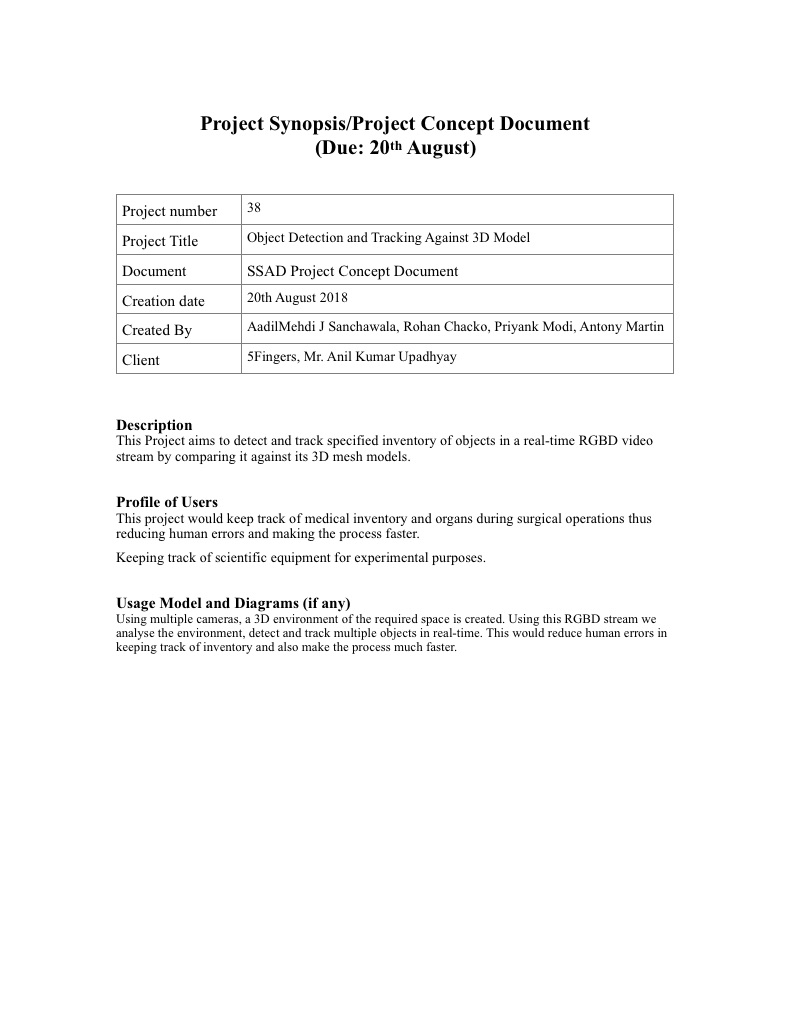
#> input picture document/Project Synopsis.jpg, 790 x 1024 px
$ python match.py --templatedir ../document
#> lines starting #> are read from the running program, lines starting #| are printed output that depends on the picture; after the words box and inside, x2 and y2 are one past the last pixel; in counts of white or black regions, pixels touching at a corner belong together
import numpy as np
import argparse
import imutils
import glob
import cv2
import os
import time


def template_processing(template_directory):
    """Extracts templates from template_directory &
       does some preprocessing on it"""
#> called with template_directory = '../document'

    templates = []
    tH = []
    tW = []

    for filename in os.listdir(template_directory):
        if filename.endswith(".jpg") or filename.endswith(".jpeg") or filename.endswith(".png"):
            templates.append(cv2.imread(args["templatedir"] + '/' + filename))
            templates[-1] = cv2.cvtColor(templates[-1], cv2.COLOR_BGR2GRAY)
            templates[-1] = cv2.Canny(templates[-1], 50, 100)
            tempH, tempW = templates[-1].shape[:2]
#> tempH = 1024; tempW = 790
            tH.append(tempH)
            tW.append(tempW)
            cv2.imshow("Template" + str(len(templates)), templates[-1])
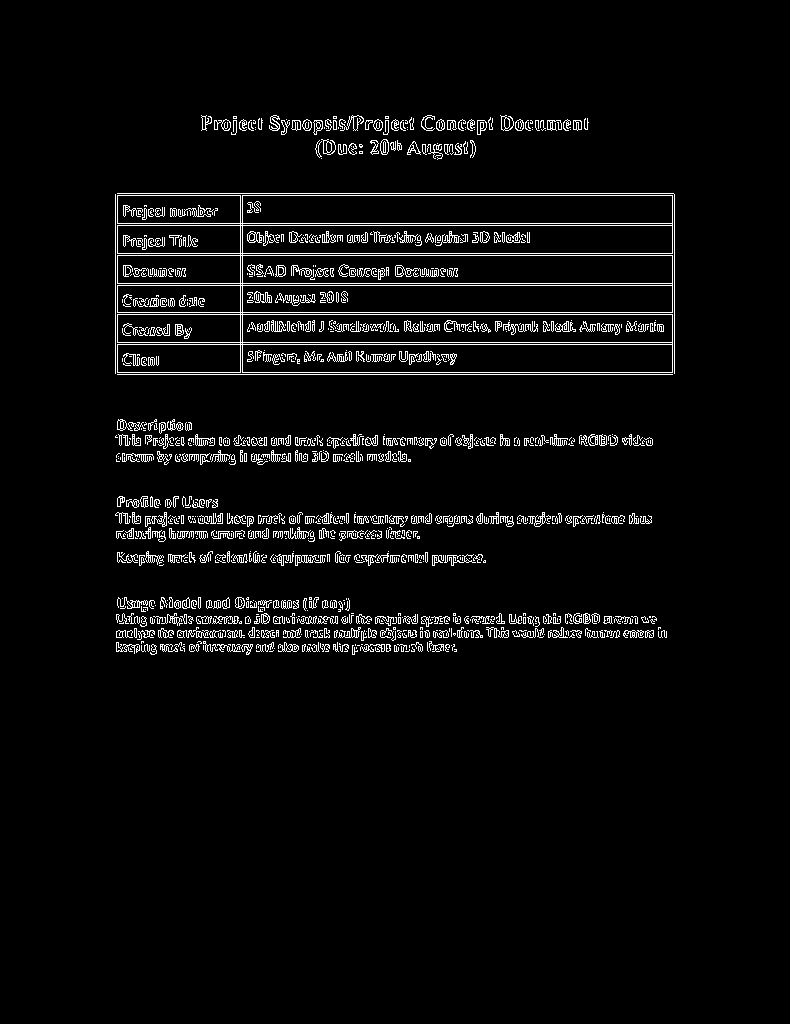
#> window 'Template1': shape (1024, 790); 4% white in thin lines or dots, all inside (x1, y1, x2, y2) = (115, 115, 675, 655)
        else:
            pass

    return templates, tH, tW


# [59 lines left out: functions match_templates, localise_match, draw_match, not called in this run]

################################################################################


# Parse command line argument for retrieving template directory
ap = argparse.ArgumentParser()
ap.add_argument("-td", "--templatedir", required=True,
                help="Path to template directory")
args = vars(ap.parse_args())

(templates, tH, tW) = template_processing(args["templatedir"])
#> templates = 1 item; tH = [1024]; tW = [790]


cap = cv2.VideoCapture(0)


while True:

    ret, frame = cap.read()
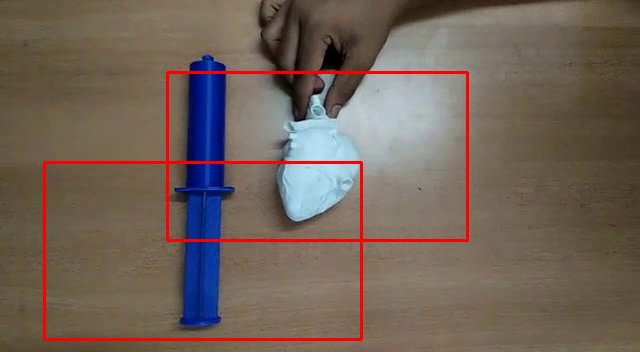
#> input picture frame 33 of src/new1.avi, 640 x 352 px, given in place of the camera
#> frame is the input picture: shape (352, 640, 3); mean B, G, R 88.2, 98.5, 113.6
    gray = cv2.cvtColor(frame, cv2.COLOR_BGR2GRAY)
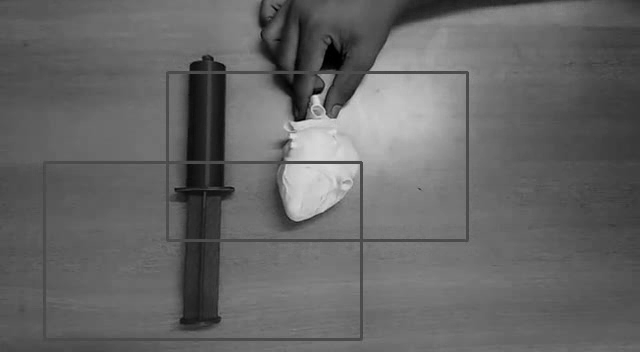
#> gray: shape (352, 640); min 0, max 224, mean 101.8
    found = []
    THRESH_MAX = 0.09
    THRESH_MIN = -0.045

    for i in range(len(templates)):
        found.append(None)
#> this loop made 1 pass
#> after the loop, found = 1 item

    for scale in np.linspace(0.2, 1.0, 20)[::-1]:

        resized = imutils.resize(gray, width=int(gray.shape[1] * scale))
        r = gray.shape[1] / float(resized.shape[1])

        break_flag = 0

        for i in range(len(templates)):
            if resized.shape[0] < tH[i] or resized.shape[0] < tW[i]:
                break_flag = 1

        if break_flag == 1:
            break

        # [7 lines of commented-out code are left out]

        edged = cv2.Canny(resized, 50, 200)

        (maxVal, maxLoc, minVal) = match_templates(edged, templates, found, cv2.TM_CCOEFF_NORMED)


#> (the run stopped early here; a loop or call above may not have finished)
